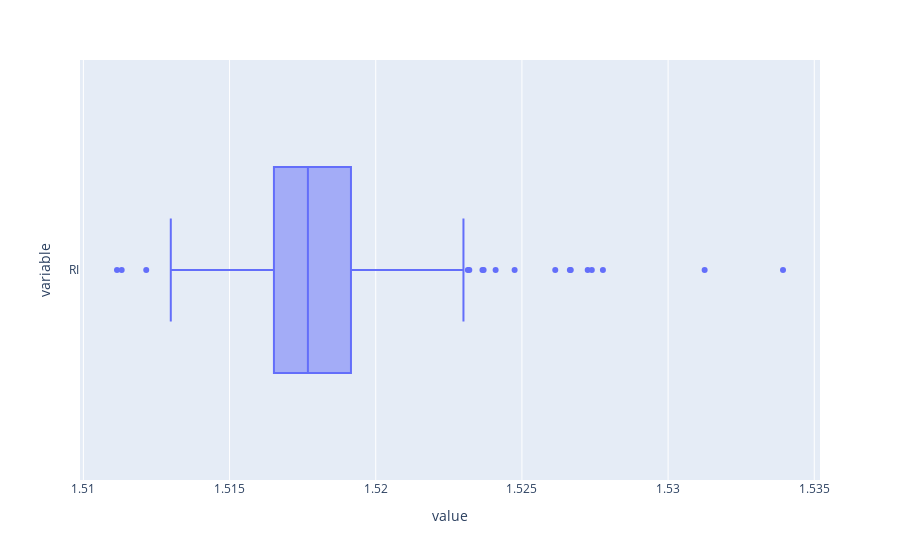

Notebook cell for this chart:
### Code cell
pe.box(df['RI'], orientation = 'h')

### Figure 1 — Plotly figure (JSON) as saved in the notebook; plotly's stock layout.template omitted (floating-point values rounded to 4 significant figures; data arrays with more than 128 entries replaced by an {"elided": "..."} marker saying what was removed)
{"data": [{"alignmentgroup": "True", "hovertemplate": "value=%{x}<br>variable=%{y}<extra></extra>", "legendgroup": "", "marker": {"color": "#636efa"}, "name": "", "notched": false, "offsetgroup": "", "orientation": "h", "showlegend": false, "type": "box", "x": {"elided": "213 float values"}, "x0": " ", "xaxis": "x", "y": {"elided": "213 str values"}, "y0": " ", "yaxis": "y"}], "layout": {"boxmode": "group", "legend": {"tracegroupgap": 0}, "margin": {"t": 60}, "xaxis": {"anchor": "y", "domain": [0, 1], "title": {"text": "value"}}, "yaxis": {"anchor": "x", "domain": [0, 1], "title": {"text": "variable"}}}}
